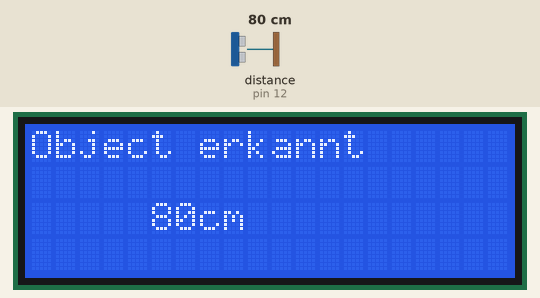
This sketch was run on a simulated Arduino Uno, built with avr-gcc and run on an emulated ATmega328P. Shown: 20×4 character LCD. Wiring (inferred from the names in the program): ultrasonic range finder: trigger pin 13; echo pin 12. The inputs (shaded band) are chosen by the test bench; at power-on: distance to the obstacle (sensor on pin 12) 80 cm. The echo pulse lasts 58.3 µs per cm.

Above: at 1.2 s.
1.3 s: distance to the obstacle (sensor on pin 12) set to 2 cm
At 2.4 s:
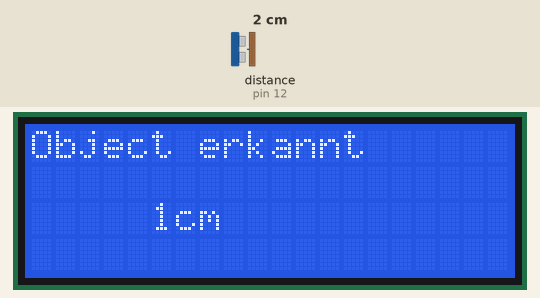
3.1 s: distance to the obstacle (sensor on pin 12) set to 4 cm
4.7 s: distance to the obstacle (sensor on pin 12) set to 9 cm
At 5.9 s:
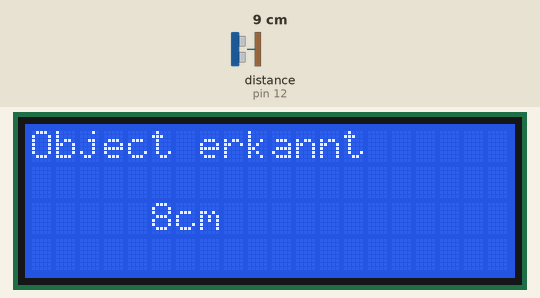
Timing chart, 0 to 7.7 s (numbered marks = the images above; inputs shaded):
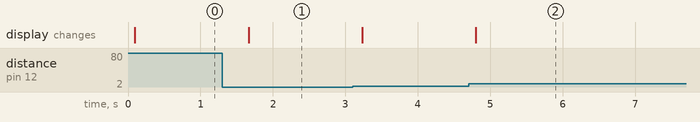

The sketch:

Sonar_Display.ino
```cpp
#include <Wire.h>
#include <LiquidCrystal_I2C.h>

LiquidCrystal_I2C lcd(0x27,20,4);

int pingPin = 13;
int inPin = 12;

void setup() {
                 lcd.init();                      // initialize the lcd
                 lcd.backlight();

}

void loop(){
  // establish variables for duration of the ping,
  // and the distance result in inches and centimeters:
  long duration, inches, cm;

  // The PING))) is triggered by a HIGH pulse of 2 or more microseconds.
  // Give a short LOW pulse beforehand to ensure a clean HIGH pulse:
  pinMode(pingPin, OUTPUT);
  digitalWrite(pingPin, LOW);
  delayMicroseconds(2);
  digitalWrite(pingPin, HIGH);
  delayMicroseconds(10);
  digitalWrite(pingPin, LOW);

  // The same pin is used to read the signal from the PING))): a HIGH
  // pulse whose duration is the time (in microseconds) from the sending
  // of the ping to the reception of its echo off of an object.
  pinMode(inPin, INPUT);
  duration = pulseIn(inPin, HIGH);

  // convert the time into a human readable distance
  cm = microsecondsToCentimeters(duration);

  // if distance is too large (probably not being measured properly)
  // will discard the result.
  if (cm > 400){
    lcd.clear();
    lcd.setCursor(0,0);
    lcd.print("zu weit entfernt");
  }

  else {

  // clear lcd content
  lcd.clear();
  // set the cursor to column 0, line 0
  // (note: line 1 is the second row, since counting begins with 0):
  lcd.setCursor(0, 0);
  lcd.print("Object erkannt ");
  lcd.setCursor(5, 2);
  lcd.print(cm);
  lcd.print("cm");
  }

  delay(500);

}

long microsecondsToInches(long microseconds){
  // According to Parallax's datasheet for the PING))), there are
  // 73.746 microseconds per inch (i.e. sound travels at 1130 feet per
  // second).  This gives the distance travelled by the ping, outbound
  // and return, so we divide by 2 to get the distance of the obstacle.
  return microseconds / 74 / 2;}

long microsecondsToCentimeters(long microseconds){
  // The speed of sound is 340 m/s or 29 microseconds per centimeter.
  // The ping travels out and back, so to find the distance of the
  // object we take half of the distance travelled.
  return microseconds / 29 / 2;}
```

Measured:
- after the input at 1.3 s, the display: changes after 0.37 s (image 1)
- after the input at 4.7 s, the display: changes after 0.10 s (image 2)
